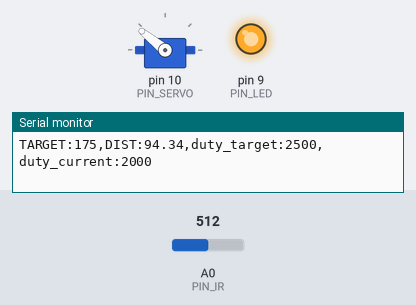
Bench run of a sketch on a simulated Arduino Uno, built with avr-gcc and run on an emulated ATmega328P. Shown: servo, output pins drawn as LEDs (lit = HIGH), the last lines printed to the serial monitor. Inputs (shaded band) come from the test bench; at power-on: A0 (PIN_IR) = 512.

Above: at 1.2 s.
1.3 s: A0 (PIN_IR) set to 336
3.2 s: A0 (PIN_IR) set to 308
At 4.3 s:
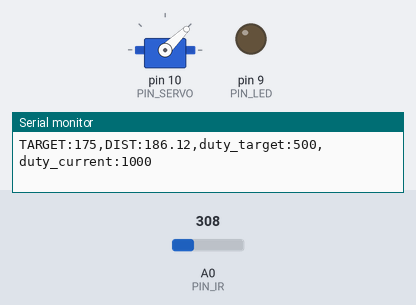
6.2 s: A0 (PIN_IR) set to 511
At 6.36 s:
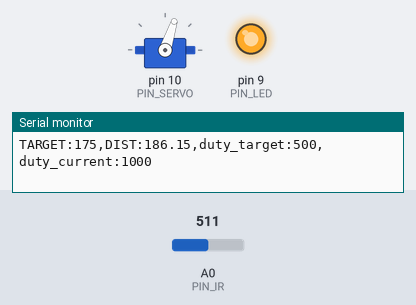
9.2 s: A0 (PIN_IR) set to 306
At 9.46 s:
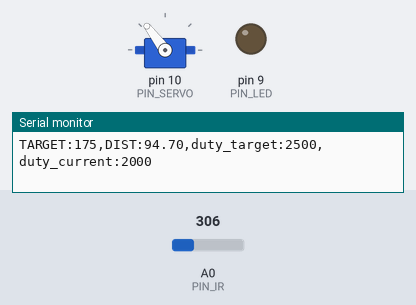
12.2 s: A0 (PIN_IR) set to 10
13.7 s: A0 (PIN_IR) set to 7
At 13.86 s:
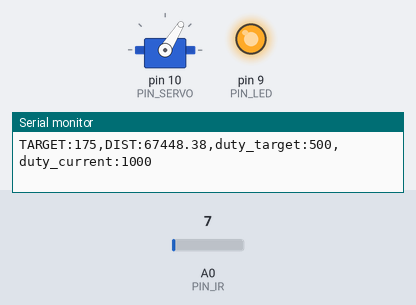
Timing chart, 0 to 16.7 s (numbered marks = the images above; inputs shaded):
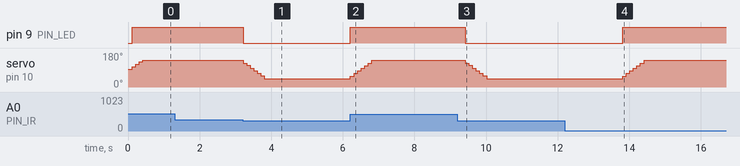

Measured:
- the behaviour switches between 324 and 323 on A0 (PIN_IR) (found by bisection; images 0 and 1)
- the behaviour switches between 9 and 8 on A0 (PIN_IR) (found by bisection; images 3 and 4)
- after the input at 3.2 s, pin 9 (PIN_LED): HIGH → LOW at once; servo on pin 10 (PIN_SERVO): moves from 141° to 44° over 0.70 s, starting at once
- after the input at 6.2 s, pin 9 (PIN_LED): LOW → HIGH at once; servo on pin 10 (PIN_SERVO): moves from 44° to 141° over 0.60 s, starting at once
- after the input at 9.2 s, pin 9 (PIN_LED): HIGH → LOW after 0.21 s; servo on pin 10 (PIN_SERVO): moves from 141° to 44° over 0.70 s, starting after 0.21 s
- after the input at 13.7 s, pin 9 (PIN_LED): LOW → HIGH after 0.11 s; servo on pin 10 (PIN_SERVO): moves from 44° to 141° over 0.60 s, starting after 0.11 s

The sketch:

22_bbc_20233113.ino
```cpp
#include <Servo.h>

// Arduino pin assignment
#define PIN_LED   9
#define PIN_SERVO 10
#define PIN_IR    A0

// Event interval parameters
#define _INTERVAL_DIST    100 // distance sensor interval (unit: ms)
#define _INTERVAL_SERVO   100 // servo interval (unit: ms)
#define _INTERVAL_SERIAL  1000 // serial interval (unit: ms)

// EMA filter configuration for the IR distance sensor
#define _EMA_ALPHA 0.5    // EMA weight of new sample (range: 0 to 1)
                          // Setting EMA to 1 effectively disables EMA filter.

// Servo adjustment - Set _DUTY_MAX, _NEU, _MIN with your own numbers
#define _DUTY_MAX 2000 // 2000
#define _DUTY_NEU 1500 // 1500
#define _DUTY_MIN 1000 // 1000

#define _SERVO_ANGLE_DIFF  140  // Replace with |D - E| degree
#define _SERVO_SPEED      200  // servo speed

#define _BANGBANG_RANGE    1000  // duty up and down for bangbang control

// Target Distance
#define _DIST_TARGET    175 // Center of the rail (unit:mm)

// global variables

Servo myservo;

float dist_ema;     // unit: mm

int duty_change_per_interval; // maximum duty difference per interval
int duty_target;    // Target duty
int duty_current;      // Current duty
int duty_adj;       // Level adjustment

unsigned long last_sampling_time_dist;   // unit: msec
unsigned long last_sampling_time_servo;  // unit: msec
unsigned long last_sampling_time_serial; // unit: msec

bool event_dist, event_servo, event_serial; // event triggered?

void setup()
{
  // initialize GPIO pins
  pinMode(PIN_LED,OUTPUT);
  myservo.attach(PIN_SERVO);

  duty_target = duty_current = _DUTY_NEU;
  myservo.writeMicroseconds(duty_current);

  // initialize serial port
  Serial.begin(57600);

  // convert angular speed into duty change per interval.
  duty_change_per_interval =
    (float)(_DUTY_MAX - _DUTY_MIN) * ((float)_SERVO_SPEED / _SERVO_ANGLE_DIFF) * (_INTERVAL_SERVO / 1000.0);
}

void loop()
{
  unsigned long time_curr = millis();

  // wait until next event time
  if (time_curr >= (last_sampling_time_dist + _INTERVAL_DIST)) {
        last_sampling_time_dist += _INTERVAL_DIST;
        event_dist = true;
  }
  if (time_curr >= (last_sampling_time_servo + _INTERVAL_SERVO)) {
        last_sampling_time_servo += _INTERVAL_SERVO;
        event_servo = true;
  }
  if (time_curr >= (last_sampling_time_serial + _INTERVAL_SERIAL)) {
        last_sampling_time_serial += _INTERVAL_SERIAL;
        event_serial = true;
  }

  if (event_dist) {
    float dist_filtered; // unit: mm
    event_dist = false;

    // get a distance reading from the distance sensor
    dist_filtered = volt_to_distance(ir_sensor_filtered(100, 0.5, 0));
    dist_ema = _EMA_ALPHA * dist_filtered + (1.0 - _EMA_ALPHA) * dist_ema;

    // bang bang control
    if (dist_ema > _DIST_TARGET) {
      duty_target = _DUTY_NEU - _BANGBANG_RANGE;
      digitalWrite(PIN_LED, 0);
    } else if (dist_ema < _DIST_TARGET) {
      duty_target = _DUTY_NEU + _BANGBANG_RANGE;
      digitalWrite(PIN_LED, 1);
    }
  }

  if (event_servo) {
    event_servo = false;

    // adjust duty_current toward duty_target by duty_change_per_interval
    if (duty_target > duty_current) {
      duty_current += duty_change_per_interval;
      if (duty_current > duty_target)
          duty_current = duty_target;
    } else if (duty_target < duty_current) {
      duty_current -= duty_change_per_interval;
      if (duty_current < duty_target)
        duty_current = duty_target;
    }

    // servo arm protection
    if (duty_current < _DUTY_MIN)
      duty_current = _DUTY_MIN;
    else if (duty_current > _DUTY_MAX)
      duty_current = _DUTY_MAX;

    // update servo position
    myservo.writeMicroseconds(duty_current);
  }

  if (event_serial) {
    event_serial = false;

    // output the read value to the serial port
    Serial.print("TARGET:"); Serial.print(_DIST_TARGET);
    Serial.print(",DIST:"); Serial.print(dist_ema);
    Serial.print(",duty_target:"); Serial.print(duty_target);
    Serial.print(",duty_current:"); Serial.println(duty_current);
  }
}

float volt_to_distance(int a_value)
{
  // Replace line into your own equation
  // return (6762.0 / (a_value - 9) - 4.0) * 10.0;
  return (6762.0 / (a_value - 9) - 4.0) * 10.0;
}

int compare(const void *a, const void *b) {
  return (*(unsigned int *)a - *(unsigned int *)b);
}

unsigned int ir_sensor_filtered(unsigned int n, float position, int verbose)
{
  // Eliminate spiky noise of an IR distance sensor by repeating measurement and taking a middle value
  // n: number of measurement repetition
  // position: the percentile of the sample to be taken (0.0 <= position <= 1.0)
  // verbose: 0 - normal operation, 1 - observing the internal procedures, and 2 - calculating elapsed time.
  // Example 1: ir_sensor_filtered(n, 0.5, 0) => return the median value among the n measured samples.
  // Example 2: ir_sensor_filtered(n, 0.0, 0) => return the smallest value among the n measured samples.
  // Example 3: ir_sensor_filtered(n, 1.0, 0) => return the largest value among the n measured samples.

  // The output of Sharp infrared sensor includes lots of spiky noise.
  // To eliminate such a spike, ir_sensor_filtered() performs the following two steps:
  // Step 1. Repeat measurement n times and collect n * position smallest samples, where 0 <= postion <= 1.
  // Step 2. Return the position'th sample after sorting the collected samples.

  // returns 0, if any error occurs

  unsigned int *ir_val, ret_val;
  unsigned int start_time;

  if (verbose >= 2)
    start_time = millis();

  if ((n == 0) || (n > 100) || (position < 0.0) || (position > 1))
    return 0;

  if (position == 1.0)
    position = 0.999;

  if (verbose == 1) {
    Serial.print("n: "); Serial.print(n);
    Serial.print(", position: "); Serial.print(position);
    Serial.print(", ret_idx: ");  Serial.println((unsigned int)(n * position));
  }

  ir_val = (unsigned int *)malloc(sizeof(unsigned int) * n);
  if (ir_val == NULL)
    return 0;

  if (verbose == 1)
    Serial.print("IR:");

  for (int i = 0; i < n; i++) {
    ir_val[i] = analogRead(PIN_IR);
    if (verbose == 1) {
        Serial.print(" ");
        Serial.print(ir_val[i]);
    }
  }

  if (verbose == 1)
    Serial.print  ("  => ");

  qsort(ir_val, n, sizeof(unsigned int), compare);
  ret_val = ir_val[(unsigned int)(n * position)];

  if (verbose == 1) {
    for (int i = 0; i < n; i++) {
        Serial.print(" ");
        Serial.print(ir_val[i]);
    }
    Serial.print(" :: ");
    Serial.println(ret_val);
  }
  free(ir_val);

  if (verbose >= 2) {
    Serial.print("Elapsed time: "); Serial.print(millis() - start_time); Serial.println("ms");
  }

  return ret_val;
}
```
